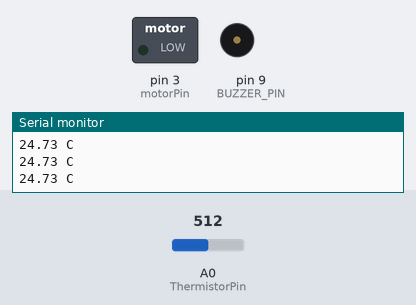
Recording of a sketch running on a simulated Arduino Uno, built with avr-gcc and run on an emulated ATmega328P. Parts: switched loads named in the sketch (green lamp = pin HIGH), buzzer (waves = sounding, pin HIGH), the last lines printed to the serial monitor. Inputs (shaded band) come from the test bench; at power-on: A0 (ThermistorPin) = 512.

Above: at 1.3 s.
1.4 s: A0 (ThermistorPin) set to 630
2.9 s: A0 (ThermistorPin) set to 652
At 5.7 s:
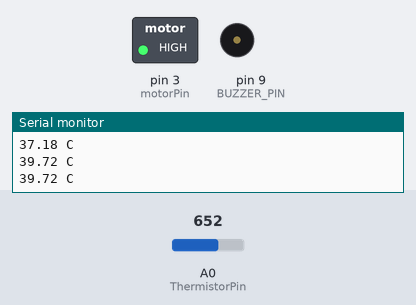
5.9 s: A0 (ThermistorPin) set to 511
At 7.1 s:
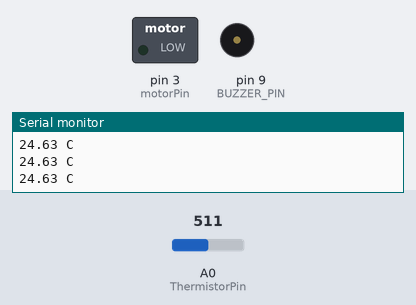
7.5 s: A0 (ThermistorPin) set to 716
At 7.9 s:
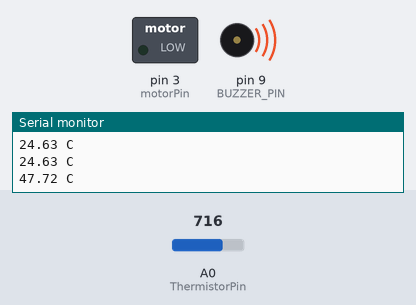
Timing chart, 0 to 11.5 s (numbered marks = the images above; inputs shaded):
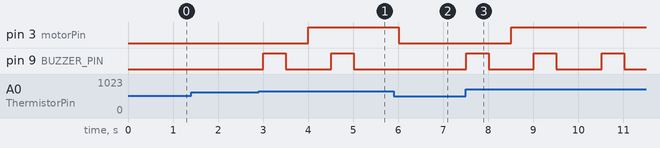

Measured:
- the behaviour switches between 637 and 638 on A0 (ThermistorPin) (found by bisection; images 0 and 1)
- after the input at 2.9 s, pin 3 (motorPin): LOW → HIGH after 1.1 s; pin 9 (BUZZER_PIN): alternates HIGH for 0.50 s and LOW for 1.0 s, starting after 0.11 s
- after the input at 5.9 s, pin 3 (motorPin): HIGH → LOW after 0.11 s; pin 9 (BUZZER_PIN): stays LOW (without the input it goes to HIGH after 0.11 s)
- after the input at 7.5 s, pin 3 (motorPin): LOW → HIGH after 1.0 s; pin 9 (BUZZER_PIN): alternates HIGH for 0.50 s and LOW for 1.0 s, starting at once

The sketch:

smart.ino
```cpp
const int TEMPERATURE_THRESHOLD = 38; // Temperature at which the buzzer will sound
const int BUZZER_PIN = 9; // Pin that the buzzer is connected to
int ThermistorPin = 0;
const int motorPin = 3; // Vibrator Pin
int Vo;
float R1 = 10000;
float logR2, R2, T, Tc, Tf;
float c1 = 1.009249522e-03, c2 = 2.378405444e-04, c3 = 2.019202697e-07;

void setup() {
Serial.begin(9600);
// Set the buzzer pin to be an output pin
  pinMode(BUZZER_PIN, OUTPUT);
// Set the Vibrator pin to be an output pin
  pinMode(motorPin, OUTPUT);

}

void loop() {

  Vo = analogRead(ThermistorPin);
  R2 = R1 * (1023.0 / (float)Vo - 1.0);
  logR2 = log(R2);
  T = (1.0 / (c1 + c2*logR2 + c3*logR2*logR2*logR2));
  Tc = T - 273.15;
  Tf = (Tc * 9.0)/ 5.0 + 32.0;

  Serial.print(Tc);
  Serial.println(" C");

  if (Tc > TEMPERATURE_THRESHOLD) {

    digitalWrite(BUZZER_PIN, HIGH);
    delay(500);
    digitalWrite(BUZZER_PIN, LOW);
    delay(500);
    digitalWrite(motorPin, HIGH);

  } else {
    digitalWrite(BUZZER_PIN, LOW);
    digitalWrite(motorPin, LOW);
  }

  delay(500);
}
```
